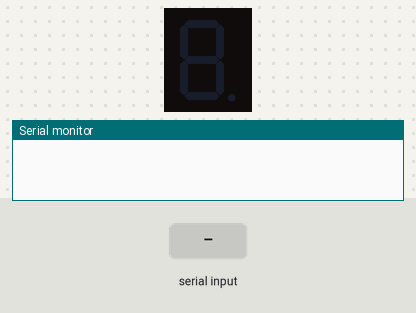
Simulated run of this sketch. Board: Arduino Uno, built with avr-gcc and run on an emulated ATmega328P. Shown: 1-digit seven-segment display, the last lines printed to the serial monitor. Wiring (inferred from the names in the program): 1-digit 7-segment display, segments lit when HIGH: segments pin 13, pin 12, pin 11, pin 7, pin 6, pin 5, pin 4. The inputs (shaded band) are chosen by the test bench. The segment pins are drawn as the display they are named for.

Above: at 1.2 s.
1.3 s: "90,45\n" received over Serial
At 2.8 s:
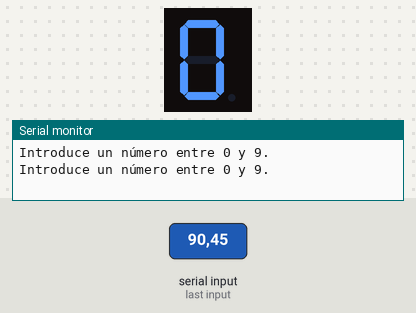
3.8 s: "5\n" received over Serial
At 5.5 s:
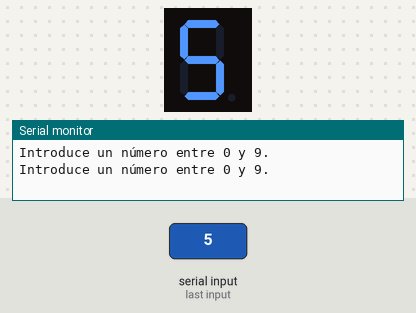
6.8 s: "30,150\n" received over Serial
9.3 s: "90\n" received over Serial
Timing chart, 0 to 12.3 s (numbered marks = the images above; inputs shaded):
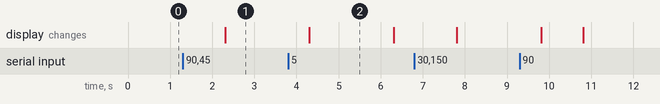

Measured:
- after the input at 1.3 s, the display: changes after 1.0 s (image 1)
- after the input at 3.8 s, the display: first differs from a run without the input after 0.51 s (image 2)
- what the display in image 2 shows lasts 2.0 s, from 4.3 s to 6.3 s

The sketch:

consola.ino
```cpp
const int segmentos[7] = {13, 12, 11, 7, 6, 5, 4}; // Pines conectados al display

const byte numeros[10][7] = {
  {1,1,1,1,1,1,0}, // 0
  {0,1,1,0,0,0,0}, // 1
  {1,1,0,1,1,0,1}, // 2
  {1,1,1,1,0,0,1}, // 3
  {0,1,1,0,0,1,1}, // 4
  {1,0,1,1,0,1,1}, // 5
  {1,0,1,1,1,1,1}, // 6
  {1,1,1,0,0,0,0}, // 7
  {1,1,1,1,1,1,1}, // 8
  {1,1,1,0,0,1,1}  // 9
};

void mostrarNumero(int num) {
  for (int i = 0; i < 7; i++) {
    digitalWrite(segmentos[i], numeros[num][i]);
  }
}

void apagarDisplay() {
  for (int i = 0; i < 7; i++) {
    digitalWrite(segmentos[i], LOW);
  }
}

void setup() {
  Serial.begin(9600);
  for (int i = 0; i < 7; i++) {
    pinMode(segmentos[i], OUTPUT);
  }
}

void loop() {
  if (Serial.available() > 0) {
    int numero = Serial.parseInt();
    if (numero >= 0 && numero <= 9) {
      mostrarNumero(numero);
      delay(2000); // Mantiene el número en pantalla por 2 segundos
      apagarDisplay();
    } else {
      Serial.println("Introduce un número entre 0 y 9.");
    }
  }
}
```
